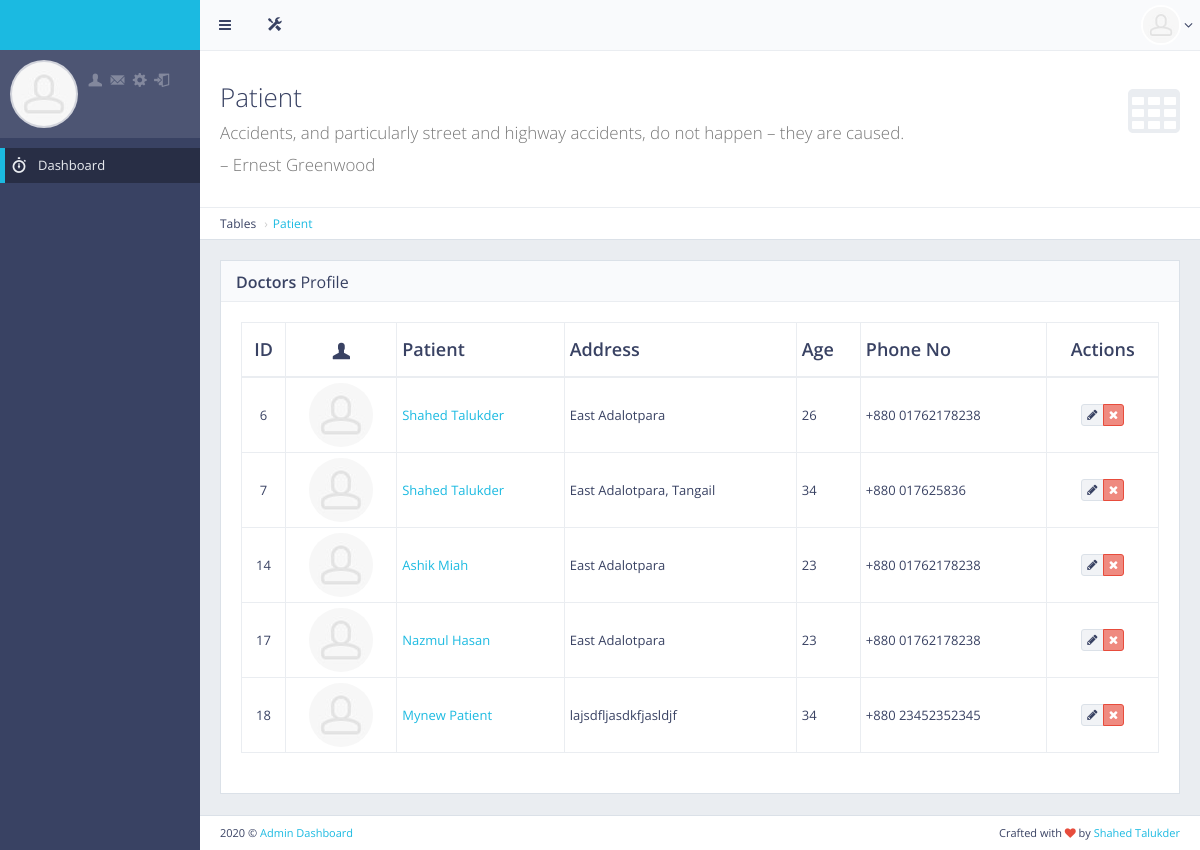
/patient/, run on an earlier commit of the app's database.
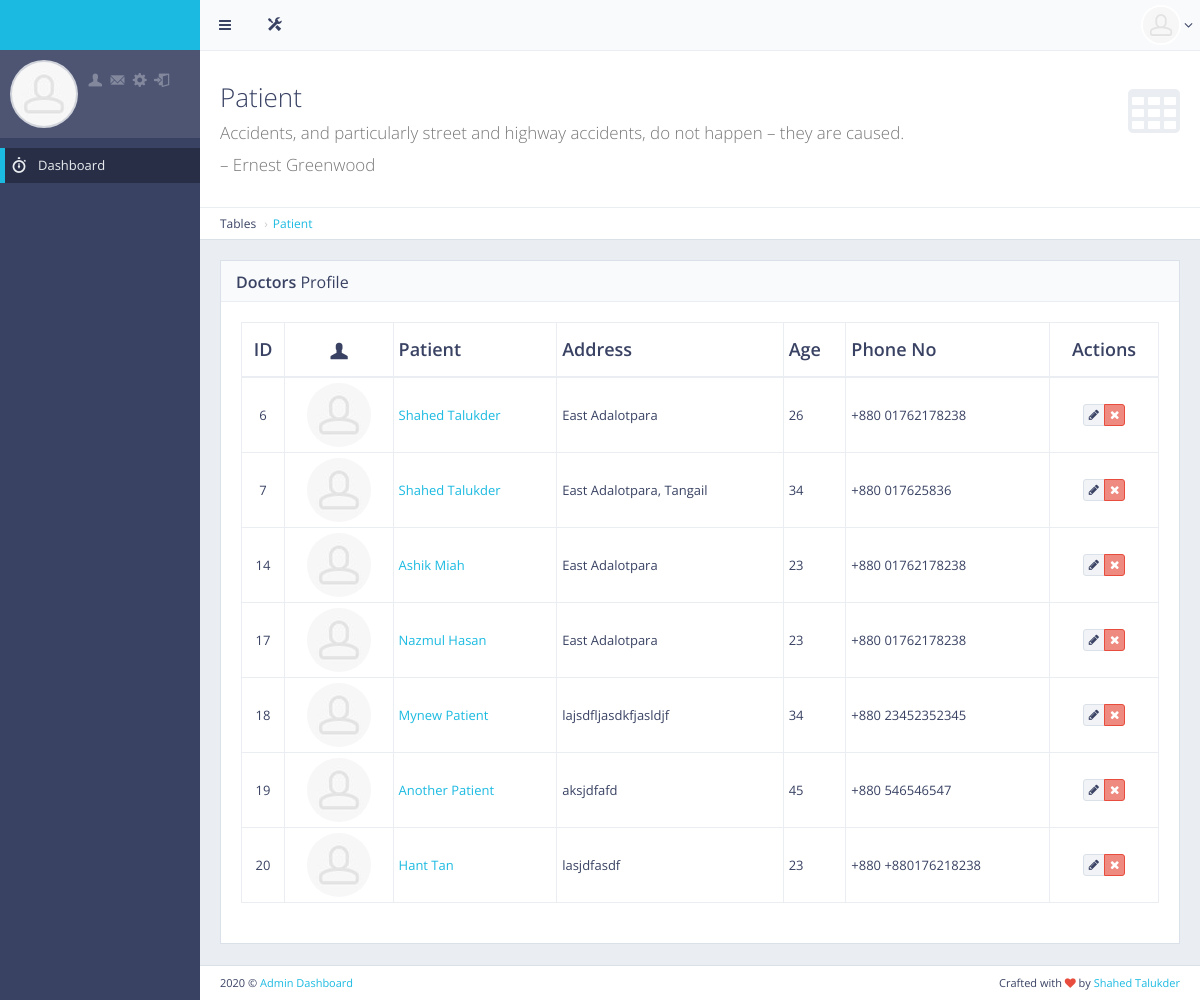
And on a later commit of the database.
### main/models.py (models this page shows, shortened)
class Patient(models.Model):
    user = models.OneToOneField(User,on_delete=models.CASCADE,primary_key=True,related_name='user')
    full_name = models.CharField(max_length=50, blank=True, null=True)
    address = models.CharField(max_length=500, blank=True, null=True)
    age = models.CharField(max_length=50, blank=True, null=True)
    phone_no = models.CharField(max_length=50, blank=True, null=True)
    released = models.BooleanField(default=False)
    class Meta:
        db_table = "patient_info"

class User(AbstractUser):
    is_patient = models.BooleanField(default=False)
    is_doctor = models.BooleanField(default=False)
    is_nurse = models.BooleanField(default=False)
    is_assistant = models.BooleanField(default=False)
    is_admin = models.BooleanField(default=False)
    is_registered = models.BooleanField(default=False)

### frontend/views.py (the view)
# urls.py: path('patient/', include('patient.urls')),
def patient(request):
    patient = Patient.objects.all()
    return render(request, 'front/patient_control.html', {"title":"Patient","patient":patient})

### frontend/templates/front/patient_control.html (shortened to what this page needs)
{%extends 'front/base.html'%}
{%load static%}
{%block main_content%}
<div id="page-content">
    <div class="content-header">
        <div class="header-section">
            <h1>
                <i class="fa fa-table"></i>Patient<br><small>Accidents, and particularly street and highway accidents, do not happen – they are caused. </small><br/><small>– Ernest Greenwood</small>
            </h1>
        </div>
    </div>
    <ul class="breadcrumb breadcrumb-top">
        <li>Tables</li>
        <li><a href="">Patient</a></li>
    </ul>
    <div class="block full">
        <div class="block-title">
            <h2><strong>Doctors</strong> Profile</h2>
        </div>
        <div class="table-responsive">
            <table id="example-datatable" class="table table-vcenter table-condensed table-bordered">
                <thead>
                    <tr>
                        <th class="text-center">ID</th>
                        <th class="text-center"><i class="gi gi-user"></i></th>
                        <th>Patient</th>
                        <th>Address</th>
                        <th>Age</th>
                        <th>Phone No</th>
                        <th class="text-center">Actions</th>
                    </tr>
                </thead>
                <tbody>
                    {%for i in patient%}
                    <tr>
                        <td class="text-center">{{i.user.id}}</td>
                        <td class="text-center"><img src="{%static 'front/'%}img/placeholders/avatars/avatar15.jpg" alt="avatar" class="img-circle"></td>
                        <td><a href="javascript:void(0)">{{i.full_name | title}}</a></td>
                        <td>{{i.address}}</td>
                        <td>{{i.age}}</td>
                        <td><span class="text-center">+880 {{i.phone_no}}</span></td>
                        <td class="text-center">
                            <div class="btn-group">
                                <a href="{% url 'edit_patient' id=i.pk %}" data-toggle="tooltip" title="Edit" class="btn btn-xs btn-default"><i class="fa fa-pencil"></i></a>
                                <a href="{% url 'delete_patient' id=i.pk %}" data-toggle="tooltip" title="Delete" class="btn btn-xs btn-danger"><i class="fa fa-times"></i></a>
                            </div>
                        </td>
                    </tr>
                    {%endfor%}
                </tbody>
            </table>
        </div>
    </div>
</div>
{%endblock main_content%}

What changed in the data, as far as the page shows it:
added Patient: user.id "19", full_name "Another Patient", address "aksjdfafd", age "45", phone_no "546546547"
added Patient: user.id "20", full_name "Hant Tan", address "lasjdfasdf", age "23", phone_no "+880176218238"
